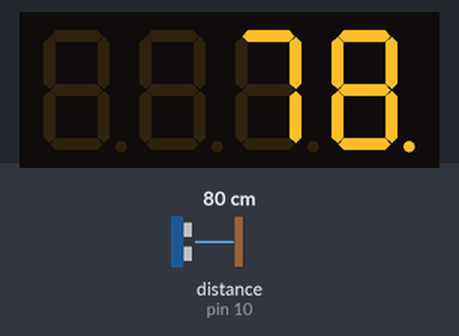
Simulated run of this sketch. Board: Arduino Uno, built with avr-gcc and run on an emulated ATmega328P. Parts: 4-digit seven-segment display. Wiring (inferred from the names in the program): ultrasonic range finder: trigger pin 9; echo pin 10. The inputs (shaded band) are chosen by the test bench; at power-on: distance to the obstacle (sensor on pin 10) 80 cm. The echo pulse lasts 58.3 µs per cm.

Above: at 1.2 s.
1.3 s: distance to the obstacle (sensor on pin 10) set to 2 cm
At 2.3 s:
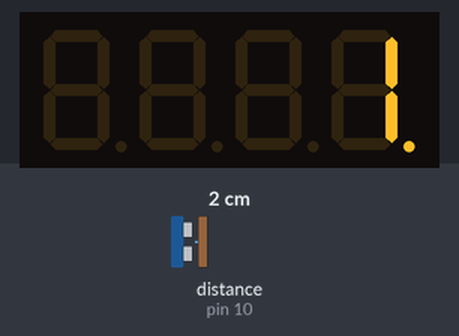
2.8 s: distance to the obstacle (sensor on pin 10) set to 4 cm
At 4.0 s:
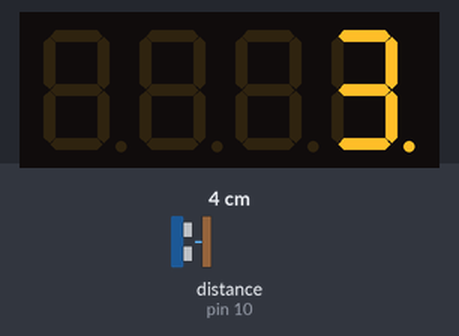
4.3 s: distance to the obstacle (sensor on pin 10) set to 9 cm
At 5.8 s:
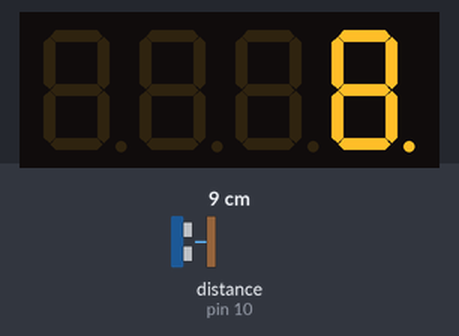
Timing chart, 0 to 7.3 s (numbered marks = the images above; inputs shaded):
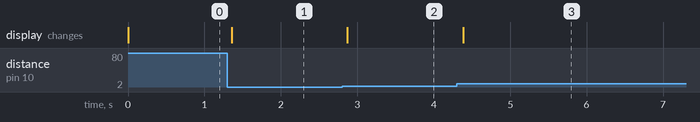

Measured:
- after the input at 1.3 s, the display: changes after 0.05 s (image 1)
- after the input at 2.8 s, the display: changes after 0.07 s (image 2)
- after the input at 4.3 s, the display: changes after 0.09 s (image 3)

The sketch:

distance_measurement.ino
```cpp
#include <SevSeg.h>  // Library to control 7-segment display

SevSeg sevseg;       // Instantiate a 7-segment object

const int trigPin = 9;
const int echoPin = 10;

void setup() {
  Serial.begin(9600);

  // Setup ultrasonic sensor pins
  pinMode(trigPin, OUTPUT);
  pinMode(echoPin, INPUT);

  // 7-segment display setup
  byte numDigits = 4;
  byte digitPins[] = {11, 12, 13, A0};  // Control pins for each digit
  byte segmentPins[] = {8, 7, 6, 5, 4, 3, 2, 1};  // Segment pins A-G, DP
  bool resistorsOnSegments = true;  // If resistors are on segment pins
  bool updateWithDelays = true;
  bool leadingZeros = false;
  bool disableDecPoint = true;

  sevseg.begin(COMMON_CATHODE, numDigits, digitPins, segmentPins, resistorsOnSegments, updateWithDelays, leadingZeros, disableDecPoint);
  sevseg.setBrightness(90);
}

void loop() {
  // Measure distance
  long duration, distance;

  digitalWrite(trigPin, LOW);
  delayMicroseconds(2);
  digitalWrite(trigPin, HIGH);
  delayMicroseconds(10);
  digitalWrite(trigPin, LOW);

  duration = pulseIn(echoPin, HIGH);
  distance = duration * 0.034 / 2;  // Calculate distance in cm

  // Display distance on 7-segment
  sevseg.setNumber(distance, 0);  // Display integer distance in cm
  sevseg.refreshDisplay();  // Refresh display to update the segments

  delay(100);  // Update delay
}
```
